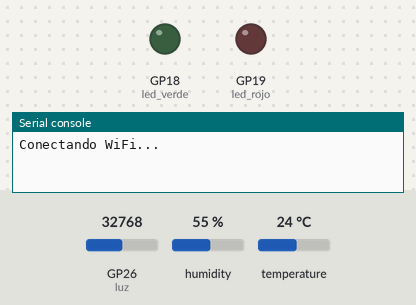
This program was run on a simulated Raspberry Pi Pico running MicroPython. Shown: output pins drawn as LEDs (lit = HIGH), the last lines printed to the serial console. Wiring (from the project's diagram.json): DHT22 sensor on GP16, green LED on GP18, red LED on GP19, light sensor on GP26. The test bench sets the inputs (shaded band); at power-on: humidity 55 %, GP26 (luz) = 32768, temperature 24 °C (analog values on the 0–65535 scale). WiFi joins after 1.5 s; no MQTT or app messages arrive unless stated; values from a settings file that is not in the repository are placeholders.

Above: at 0.1 s.
At 3.3 s:
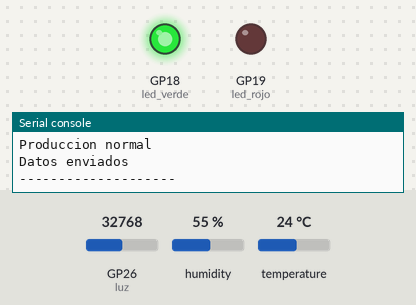
3.4 s: humidity set to 69 %
17.4 s: humidity set to 72 %
At 33.3 s:
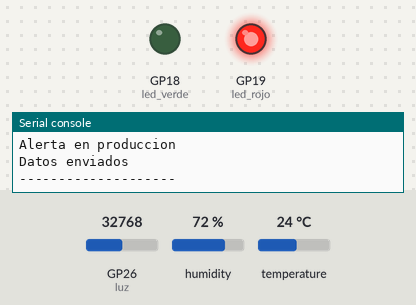
Timing chart, 0 to 34.8 s (numbered marks = the images above; inputs shaded):
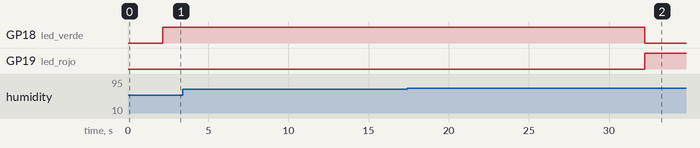

The program:

main.py
```python
from machine import Pin, ADC
from time import sleep
import network
import dht
from umqttsimple import MQTTClient
from config import USUARIO, CLAVE

sensor = dht.DHT22(Pin(16))
luz = ADC(Pin(26))
led_verde = Pin(18, Pin.OUT)
led_rojo = Pin(19, Pin.OUT)

wifi = network.WLAN(network.STA_IF)
wifi.active(True)
wifi.connect("Wokwi-GUEST", "")

print("Conectando WiFi...")
for i in range(20):
    if wifi.isconnected():
        break
    sleep(1)

if not wifi.isconnected():
    raise RuntimeError("No se pudo conectar al WiFi")

print("WiFi conectado")

modo = "auto"

def recibir_mensaje(tema, mensaje):
    global modo
    comando = mensaje.decode().strip().lower()
    if comando in ("auto", "normal", "alerta"):
        modo = comando
        print("Comando recibido:", comando)
        cliente.publish((USUARIO + "/feeds/eventos").encode(), ("Comando: " + comando).encode())

cliente = MQTTClient("pico-industrial", "io.adafruit.com", 1883, USUARIO, CLAVE, keepalive=60)
cliente.set_callback(recibir_mensaje)
cliente.connect()
cliente.subscribe((USUARIO + "/feeds/comando").encode())
print("MQTT conectado")

while True:
    try:
        cliente.check_msg()
        sensor.measure()
        temperatura = sensor.temperature()
        humedad = sensor.humidity()
        lectura_luz = luz.read_u16()

        print("Temperatura:", temperatura, "C")
        print("Humedad:", humedad, "%")
        print("Luz:", lectura_luz)

        alerta = temperatura > 30 or humedad > 70 or lectura_luz < 15000
        if modo == "alerta":
            alerta = True
        elif modo == "normal":
            alerta = False

        if alerta:
            led_rojo.value(1)
            led_verde.value(0)
            estado = "alerta"
            print("Alerta en produccion")
        else:
            led_rojo.value(0)
            led_verde.value(1)
            estado = "normal"
            print("Produccion normal")

        cliente.publish((USUARIO + "/feeds/temperatura").encode(), str(temperatura).encode())
        cliente.publish((USUARIO + "/feeds/humedad").encode(), str(humedad).encode())
        cliente.publish((USUARIO + "/feeds/luz").encode(), str(lectura_luz).encode())
        cliente.publish((USUARIO + "/feeds/estado").encode(), estado.encode())
        print("Datos enviados")
        print("--------------------")
    except OSError as error:
        print("Error de sensor o conexion:", error)
        try:
            cliente.connect()
            cliente.subscribe((USUARIO + "/feeds/comando").encode())
        except OSError:
            print("Sin conexion MQTT")

    sleep(15)
```

Measured:
- the behaviour switches between 70 and 71 % on humidity (found by bisection; images 1 and 2)
- after the input at 17.4 s, GP18 (led_verde): HIGH → LOW after 14.8 s; GP19 (led_rojo): LOW → HIGH after 14.8 s
